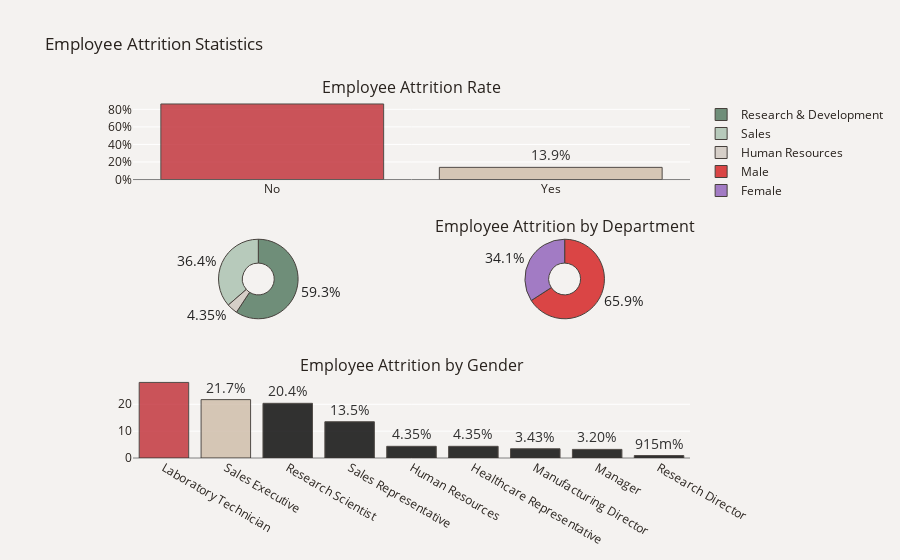

Notebook code for this chart:
### Markdown cell above
## Overview

### Code cell
fig=make_subplots(rows=3, cols=2, 
                  subplot_titles=("Employee Attrition Rate", "", "Employee Attrition by Department", "Employee Attrition by Gender", "Attrition Rate by Job Role"),
                  specs=[[{"type": "bar", "colspan": 2}, None], [{"type": "pie"}, {"type": "pie"}], [{"type": "bar", "colspan": 2}, None]])

# Bar chart for overall attrition rate
plot_df=df['Attrition'].value_counts(normalize=True)
plot_df=plot_df.mul(100).rename('Percent').reset_index().sort_values(by='Percent', ascending=False)
plot_df.rename(columns={'index':'Attrition'}, inplace=True)

x=plot_df['Attrition']
y=plot_df['Percent']
fig.add_trace(
    go.Bar(x=x, y=y, text=y,opacity=.8,
           hovertemplate='Employee Attrition Rate<br>%{x}: %{y:.3}%<extra></extra>',
           showlegend=False), row=1, col=1)

fig.update_traces(texttemplate='%{text:.3s}%', textposition='outside', 
                  marker_line=dict(width=1, color='#1F0202'), marker_color=['#C02B34','#CDBBA7'], row=1, col=1)
fig.update_yaxes(zeroline=True, zerolinewidth=1, zerolinecolor='gray', row=1, col=1)
fig.update_layout(yaxis_ticksuffix = '%')

# Pie chart for Department
plot_df2=df[df['Attrition']=='Yes']
plot_df2=plot_df2['Department'].value_counts(normalize=True)
plot_df2=plot_df2.mul(100).rename('Percent').reset_index().sort_values(by='Percent', ascending=False)
plot_df2.rename(columns={'index':'Department'}, inplace=True)
fig.add_trace(go.Pie(labels=plot_df2['Department'], values=plot_df2['Percent'], opacity=0.85, hole=0.4,
                     hovertemplate='%{label}<br>Attrition Rate: %{value:.3}%<extra></extra>',
                     marker_colors=['#587D65','#ADC4B2','#D1C9C2']), row=2, col=1)

# Pie chart for Gender
plot_df3=df[df['Attrition']=='Yes']
plot_df3=plot_df3['Gender'].value_counts(normalize=True)
plot_df3=plot_df3.mul(100).rename('Percent').reset_index().sort_values(by='Percent', ascending=False)
plot_df3.rename(columns={'index':'Gender'}, inplace=True)
fig.add_trace(go.Pie(labels=plot_df3['Gender'], values=plot_df3['Percent'], opacity=0.85, hole=0.4,
                     hovertemplate='%{label}<br>Attrition Rate: %{value:.3}%<extra></extra>',
                     marker_colors=['#D62728', '#9467BD', '#8C564B']), row=2, col=2)

# Bar chart for Job Role attrition rate
plot_df4 = df[df['Attrition']=='Yes']
plot_df4 = plot_df4['JobRole'].value_counts(normalize=True)
plot_df4 = plot_df4.mul(100).rename('Percent').reset_index().sort_values(by='Percent', ascending=False)
plot_df4.rename(columns={'index':'JobRole'}, inplace=True)

x=plot_df4['JobRole']
y=plot_df4['Percent']
fig.add_trace(
    go.Bar(x=x, y=y, text=y,opacity=.8,
           hovertemplate='Attrition Rate by Job Role<br>%{x}: %{y:.3}%<extra></extra>',
           showlegend=False), row=3, col=1)

fig.update_traces(texttemplate='%{text:.3s}%', textposition='outside', 
                  marker_line=dict(width=1, color='#1F0202'), marker_color=['#C02B34','#CDBBA7'], row=3, col=1)
fig.update_yaxes(zeroline=True, zerolinewidth=1, zerolinecolor='gray', row=3, col=1)
fig.update_layout(yaxis_ticksuffix = '%')

fig.update_traces(textfont_size=14,textfont_color='black',marker=dict(line=dict(color='#28221D', width=1)))
fig.update_layout(title_text="Employee Attrition Statistics", font_color='#28221D',
                  paper_bgcolor='#F4F2F0', plot_bgcolor='#F4F2F0', 
                  legend=dict(font=dict(color='#28221D')))      
fig.show()

### Figure 1 — Plotly figure (JSON) as saved in the notebook; plotly's stock layout.template omitted (floating-point values rounded to 4 significant figures)
{"data": [{"hovertemplate": "Employee Attrition Rate<br>%{x}: %{y:.3}%<extra></extra>", "marker": {"color": ["#C02B34", "#CDBBA7"], "line": {"color": "#28221D", "width": 1}}, "opacity": 0.8, "showlegend": false, "text": [86.11, 13.89], "textfont": {"color": "black", "size": 14}, "textposition": "outside", "texttemplate": "%{text:.3s}%", "type": "bar", "x": ["No", "Yes"], "xaxis": "x", "y": [86.11, 13.89], "yaxis": "y"}, {"domain": {"x": [0, 0.45], "y": [0.3889, 0.6111]}, "hole": 0.4, "hovertemplate": "%{label}<br>Attrition Rate: %{value:.3}%<extra></extra>", "labels": ["Research & Development", "Sales", "Human Resources"], "marker": {"colors": ["#587D65", "#ADC4B2", "#D1C9C2"], "line": {"color": "#28221D", "width": 1}}, "opacity": 0.85, "textfont": {"color": "black", "size": 14}, "type": "pie", "values": [59.27, 36.38, 4.348]}, {"domain": {"x": [0.55, 1], "y": [0.3889, 0.6111]}, "hole": 0.4, "hovertemplate": "%{label}<br>Attrition Rate: %{value:.3}%<extra></extra>", "labels": ["Male", "Female"], "marker": {"colors": ["#D62728", "#9467BD", "#8C564B"], "line": {"color": "#28221D", "width": 1}}, "opacity": 0.85, "textfont": {"color": "black", "size": 14}, "type": "pie", "values": [65.9, 34.1]}, {"hovertemplate": "Attrition Rate by Job Role<br>%{x}: %{y:.3}%<extra></extra>", "marker": {"color": ["#C02B34", "#CDBBA7"], "line": {"color": "#28221D", "width": 1}}, "opacity": 0.8, "showlegend": false, "text": [28.15, 21.74, 20.37, 13.5, 4.348, 4.348, 3.432, 3.204, 0.9153], "textfont": {"color": "black", "size": 14}, "textposition": "outside", "texttemplate": "%{text:.3s}%", "type": "bar", "x": ["Laboratory Technician", "Sales Executive", "Research Scientist", "Sales Representative", "Human Resources", "Healthcare Representative", "Manufacturing Director", "Manager", "Research Director"], "xaxis": "x2", "y": [28.15, 21.74, 20.37, 13.5, 4.348, 4.348, 3.432, 3.204, 0.9153], "yaxis": "y2"}], "layout": {"annotations": [{"font": {"size": 16}, "showarrow": false, "text": "Employee Attrition Rate", "x": 0.5, "xanchor": "center", "xref": "paper", "y": 1, "yanchor": "bottom", "yref": "paper"}, {"font": {"size": 16}, "showarrow": false, "text": "Employee Attrition by Department", "x": 0.775, "xanchor": "center", "xref": "paper", "y": 0.6111, "yanchor": "bottom", "yref": "paper"}, {"font": {"size": 16}, "showarrow": false, "text": "Employee Attrition by Gender", "x": 0.5, "xanchor": "center", "xref": "paper", "y": 0.2222, "yanchor": "bottom", "yref": "paper"}], "font": {"color": "#28221D"}, "legend": {"font": {"color": "#28221D"}}, "paper_bgcolor": "#F4F2F0", "plot_bgcolor": "#F4F2F0", "title": {"text": "Employee Attrition Statistics"}, "xaxis": {"anchor": "y", "domain": [0, 1]}, "xaxis2": {"anchor": "y2", "domain": [0, 1]}, "yaxis": {"anchor": "x", "domain": [0.7778, 1], "ticksuffix": "%", "zeroline": true, "zerolinecolor": "gray", "zerolinewidth": 1}, "yaxis2": {"anchor": "x2", "domain": [0, 0.2222], "zeroline": true, "zerolinecolor": "gray", "zerolinewidth": 1}}}
